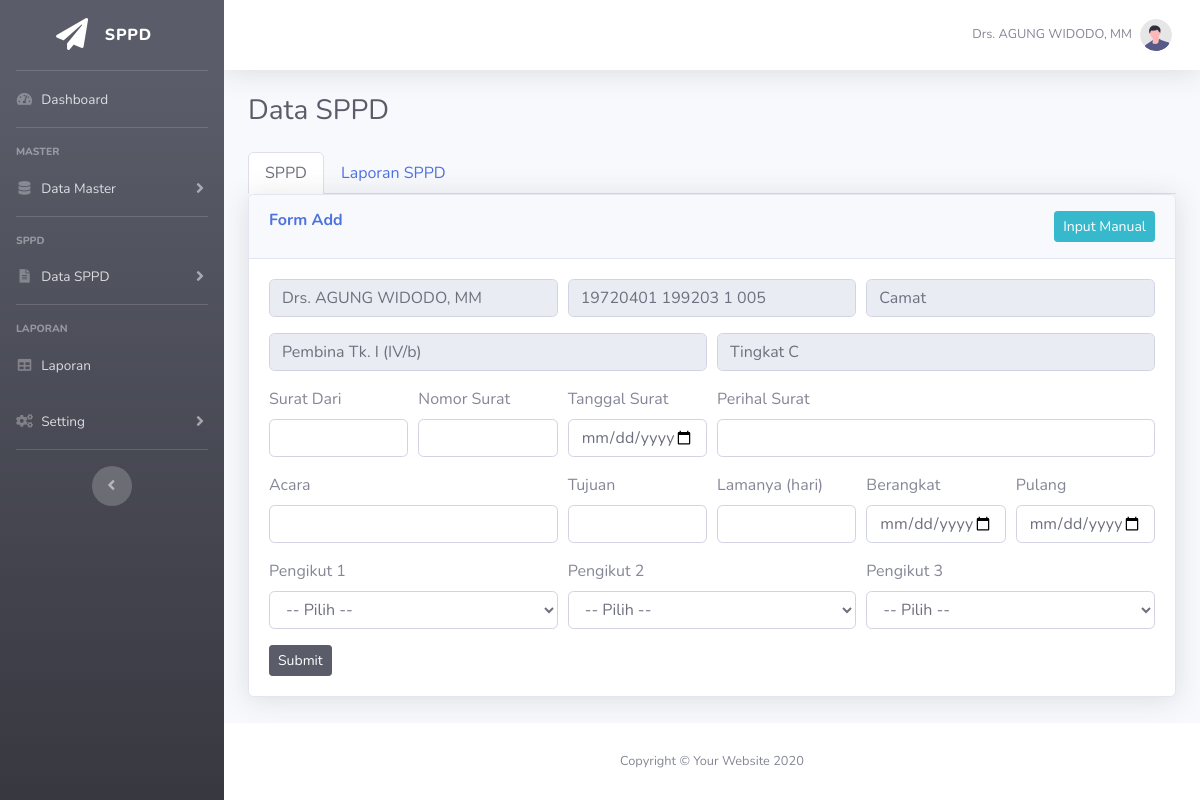
The app's page /index.php?page=sppd (signed in) with its own data.
### tables this page shows
CREATE TABLE `tb_pegawai` (
  `id_pegawai` int(11) NOT NULL,
  `nip` varchar(30) NOT NULL,
  `nama_pegawai` varchar(50) NOT NULL,
  `id_jabatan` int(11) NOT NULL,
  `id_golongan` int(11) NOT NULL,
  `id_tingkat` int(11) NOT NULL
);

CREATE TABLE `tb_jabatan` (
  `id_jabatan` int(11) NOT NULL,
  `jabatan` varchar(50) NOT NULL
);

CREATE TABLE `tb_golongan` (
  `id_golongan` int(11) NOT NULL,
  `golongan` varchar(50) NOT NULL
);

CREATE TABLE `tb_tingkat` (
  `id_tingkat` int(11) NOT NULL,
  `tingkat` varchar(10) NOT NULL
);

### page/sppd/sppd.php (the view, shortened to what this page needs)
<h1 class="h3 mb-4 text-gray-800">Data SPPD</h1>
<ul class="nav nav-tabs" id="myTab" role="tablist">
  <li class="nav-item" role="presentation">
    <a class="nav-link active" id="home-tab" data-toggle="tab" href="#home" role="tab" aria-controls="home" aria-selected="true">SPPD</a>
  </li>
  <li class="nav-item" role="presentation">
    <a class="nav-link" id="profile-tab" data-toggle="tab" href="#profile" role="tab" aria-controls="profile" aria-selected="false">Laporan SPPD</a>
  </li>
</ul>
<div class="tab-content" id="myTabContent">
  <div class="tab-pane fade show active" id="home" role="tabpanel" aria-labelledby="home-tab">
    <div class="card shadow mb-4">
      <div class="card-header py-3">
        <h6 class="m-0 font-weight-bold text-primary">Form Add
          <a href="#" class="btn btn-sm btn-info float-right">Input Manual</a></h6>
      </div>
      <?php
      $pegawai = $conn->query("SELECT * FROM tb_pegawai, tb_jabatan, tb_golongan, tb_tingkat WHERE id_pegawai = '$_SESSION[id_pegawai]' AND tb_pegawai.id_jabatan = tb_jabatan.id_jabatan AND tb_pegawai.id_golongan = tb_golongan.id_golongan AND tb_pegawai.id_tingkat = tb_tingkat.id_tingkat");
      $dataPeg = $pegawai->fetch_assoc();
      ?>
      <div class="card-body">
        <form action="" method="POST">
          <div class="form-row">
            <div class="form-group col-md-4">
              <input type="text" class="form-control" value="<?= $dataPeg['nama_pegawai']; ?>" readonly>
            </div>
            <div class="form-group col-md-4">
              <input type="text" class="form-control" value="<?= $dataPeg['nip']; ?>" readonly>
            </div>
            <div class="form-group col-md-4">
              <input type="text" class="form-control" value="<?= $dataPeg['jabatan']; ?>" readonly>
            </div>
          </div>
          <div class="form-row">
            <div class="form-group col">
              <input type="text" class="form-control" value="<?= $dataPeg['golongan']; ?>" readonly>
            </div>
            <div class="form-group col">
              <input type="text" class="form-control" value="<?= $dataPeg['tingkat']; ?>" readonly>
            </div>
          </div>
          <div class="form-row">
            <div class="form-group col-md-2">
              <label for="surat">Surat Dari</label>
              <input type="text" class="form-control" id="surat" name="surat">
            </div>
            <div class="form-group col-md-2">
              <label for="nomor">Nomor Surat</label>
              <input type="text" class="form-control" id="nomor" name="nomor">
            </div>
            <div class="form-group col-md-2">
              <label for="tgl_surat">Tanggal Surat</label>
              <input type="date" class="form-control" id="tgl_surat" name="tgl_surat">
            </div>
            <div class="form-group col-md-6">
              <label for="perihal">Perihal Surat</label>
              <input type="text" class="form-control" id="perihal" name="perihal">
            </div>
          </div>
          <div class="form-row">
            <div class="form-group col-md-4">
              <label for="keg">Acara</label>
              <input type="text" class="form-control" id="keg" name="kegiatan">
            </div>
            <div class="form-group col-md-2">
              <label for="tujuan">Tujuan</label>
              <input type="text" class="form-control" id="tujuan" name="tujuan">
            </div>
            <div class="form-group col-md-2">
              <label for="lama">Lamanya (hari)</label>
              <input type="text" class="form-control" id="lama" name="lama">
            </div>
            <div class="form-group col-md-2">
              <label for="berangkat">Berangkat</label>
              <input type="date" class="form-control" id="berangkat" name="berangkat">
            </div>
            <div class="form-group col-md-2">
              <label for="pulang">Pulang</label>
              <input type="date" class="form-control" id="pulang" name="pulang">
            </div>
          </div>
          <div class="form-row">
            <div class="form-group col-md-4">
              <label for="pengikut1">Pengikut 1</label>
              <select class="form-control" id="pengikut1" name="pengikut1">
                <option value="0">-- Pilih --</option>
              </select>
            </div>
            <div class="form-group col-md-4">
              <label for="pengikut2">Pengikut 2</label>
              <select class="form-control" id="pengikut2" name="pengikut2">
                <option value="0">-- Pilih --</option>
              </select>
            </div>
            <div class="form-group col-md-4">
              <label for="pengikut3">Pengikut 3</label>
              <select class="form-control" id="pengikut3" name="pengikut3">
                <option value="0">-- Pilih --</option>
              </select>
            </div>
          </div>
          <button type="submit" name="add" class="btn btn-sm btn-dark">Submit</button>
        </form>
      </div>
    </div>
  </div>
</div>

### index.php (shortened to what this page needs)
<?php
include('config.php');
?>
<!DOCTYPE html>
<html lang="en">
<head>
  <link href="asset/vendor/fontawesome-free/css/all.min.css" rel="stylesheet" type="text/css">
  <link href="asset/css/sb-admin-2.min.css" rel="stylesheet">
  <link href="asset/vendor/datatables/dataTables.bootstrap4.min.css" rel="stylesheet">
</head>
<body id="page-top">
  <div id="wrapper">
    <ul class="navbar-nav bg-gradient-dark sidebar sidebar-dark accordion" id="accordionSidebar">
      <a class="sidebar-brand d-flex align-items-center justify-content-center" href="index.php">
        <div class="sidebar-brand-icon">
          <i class="fas fa-paper-plane"></i>
        </div>
        <div class="sidebar-brand-text mx-3">SPPD</div>
      </a>
      <hr class="sidebar-divider my-0">
      <li class="nav-item">
        <a class="nav-link" href="index.php">
          <i class="fas fa-fw fa-tachometer-alt"></i>
          <span>Dashboard</span></a>
      </li>
      <hr class="sidebar-divider">
      <div class="sidebar-heading">
        Master
      </div>
      <li class="nav-item">
        <a class="nav-link collapsed" href="#" data-toggle="collapse" data-target="#collapseTwo" aria-expanded="true" aria-controls="collapseTwo">
          <i class="fas fa-fw fa-database"></i>
          <span>Data Master</span>
        </a>
      </li>
      <hr class="sidebar-divider">
      <div class="sidebar-heading">
        SPPD
      </div>
      <li class="nav-item">
        <a class="nav-link collapsed" href="#" data-toggle="collapse" data-target="#collapseOne" aria-expanded="true" aria-controls="collapseOne">
          <i class="fas fa-fw fa-file-alt"></i>
          <span>Data SPPD</span>
        </a>
      </li>
      <hr class="sidebar-divider">
      <div class="sidebar-heading">
        Laporan
      </div>
      <li class="nav-item">
        <a class="nav-link" href="#">
          <i class="fas fa-fw fa-table"></i>
          <span>Laporan</span></a>
      </li>
      <li class="nav-item">
        <a class="nav-link collapsed" href="#" data-toggle="collapse" data-target="#collapseThree" aria-expanded="true" aria-controls="collapseThree">
          <i class="fas fa-fw fa-cogs"></i>
          <span>Setting</span>
        </a>
      </li>
      <hr class="sidebar-divider d-none d-md-block">
      <div class="text-center d-none d-md-inline">
        <button class="rounded-circle border-0" id="sidebarToggle"></button>
      </div>
    </ul>
    <div id="content-wrapper" class="d-flex flex-column">
      <div id="content">
        <nav class="navbar navbar-expand navbar-light bg-white topbar mb-4 static-top shadow">
          <?php
          $nama = $conn->query("SELECT * FROM tb_pegawai WHERE id_pegawai = '$_SESSION[id_pegawai]'");
          $dataNama = $nama->fetch_assoc();
          ?>
          <ul class="navbar-nav ml-auto">
            <li class="nav-item dropdown no-arrow">
              <a class="nav-link dropdown-toggle" href="#" id="userDropdown" role="button" data-toggle="dropdown" aria-haspopup="true" aria-expanded="false">
                <span class="mr-2 d-none d-lg-inline text-gray-600 small"><?= $dataNama['nama_pegawai']; ?></span>
                <img class="img-profile rounded-circle" src="asset/img/undraw_profile.svg">
              </a>
            </li>
          </ul>
        </nav>
        <div class="container-fluid">
          <?php
          $page = $_GET['page'];
          $action = $_GET['action'];
          if ($page == "pegawai") {
            if ($action == "") {
              include "page/pegawai/pegawai.php";
            } elseif ($action == "add") {
              include "page/pegawai/add.php";
            } elseif ($action == "edit") {
              include "page/pegawai/edit.php";
            } elseif ($action == "delete") {
              include "page/pegawai/delete.php";
            }
          } elseif ($page == "sppd") {
            if ($action == "") {
              include "page/sppd/sppd.php";
            } elseif ($action == "add") {
              include "page/sppd/add.php";
            } elseif ($action == "edit") {
              include "page/sppd/edit.php";
            } elseif ($action == "delete") {
              include "page/sppd/delete.php";
            }
          } else {
            include "dashboard.php";
          }
          ?>
        </div>
      </div>
      <footer class="sticky-footer bg-white">
        <div class="container my-auto">
          <div class="copyright text-center my-auto">
            <span>Copyright &copy; Your Website 2020</span>
          </div>
        </div>
      </footer>
    </div>
  </div>
</body>
</html>

### records on screen
tb_pegawai: nama_pegawai "Drs. AGUNG WIDODO, MM", nip "19720401 199203 1 005", id_jabatan.jabatan "Camat", id_golongan.golongan "Pembina Tk. I (IV/b)", id_tingkat.tingkat "Tingkat C"
